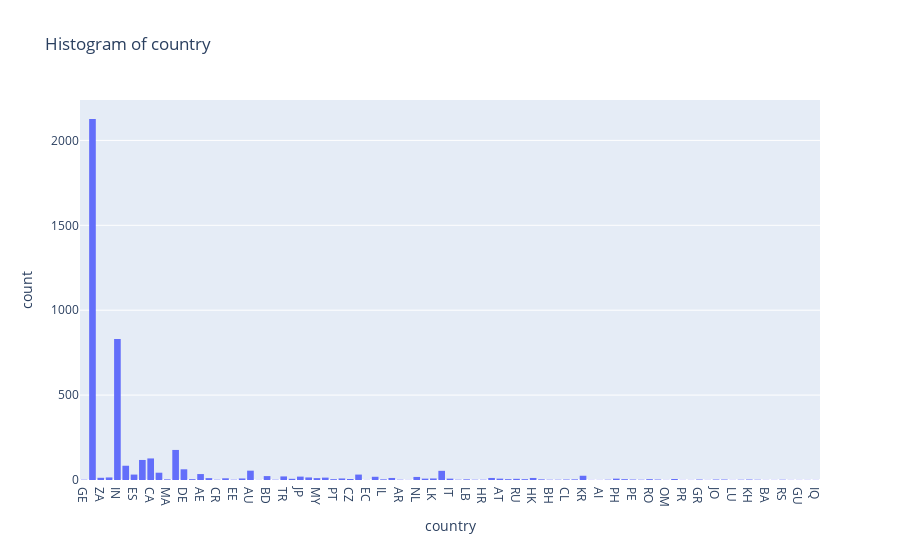
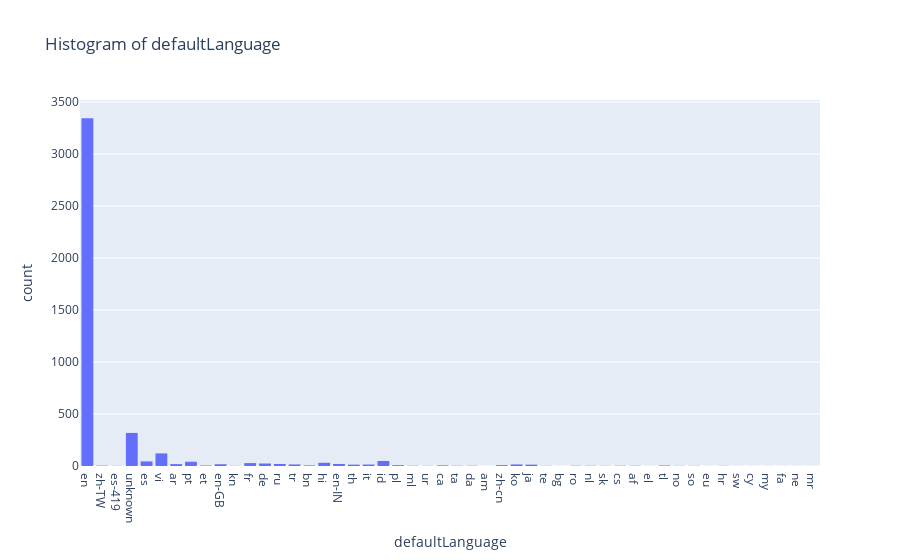
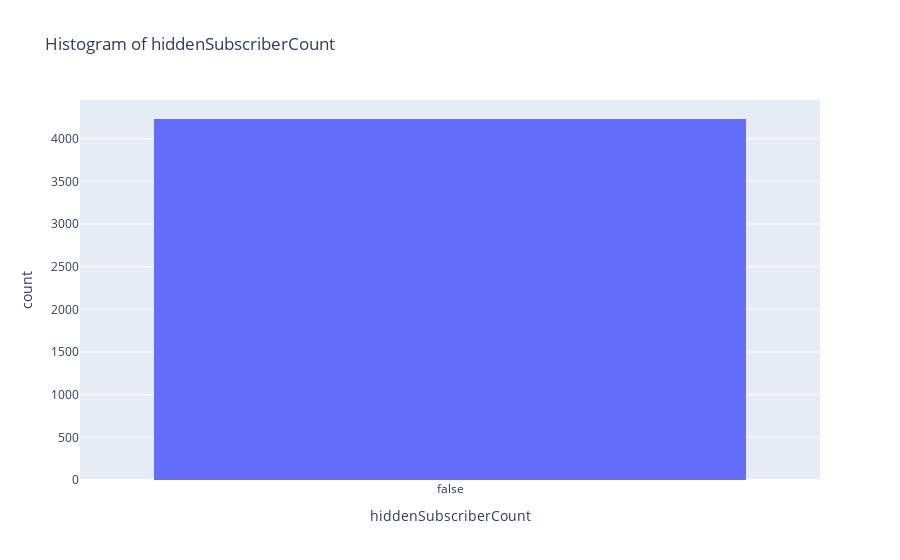

Notebook cell for these charts, in order:
### Code cell
#view histogram of object columns
def plot_histogram(df, column):
    fig = px.histogram(df, x=column, title=f'Histogram of {column}')
    fig.show()

for column in ['country', 'defaultLanguage', 'hiddenSubscriberCount']:
    plot_histogram(df, column)

### Figure 1 — Plotly figure (JSON) as saved in the notebook; plotly's stock layout.template omitted (floating-point values rounded to 4 significant figures; data arrays with more than 128 entries replaced by an {"elided": "..."} marker saying what was removed)
{"data": [{"alignmentgroup": "True", "bingroup": "x", "hovertemplate": "country=%{x}<br>count=%{y}<extra></extra>", "legendgroup": "", "marker": {"color": "#636efa", "pattern": {"shape": ""}}, "name": "", "offsetgroup": "", "orientation": "v", "showlegend": false, "type": "histogram", "x": {"elided": "4230 str values"}, "xaxis": "x", "yaxis": "y"}], "layout": {"barmode": "relative", "legend": {"tracegroupgap": 0}, "title": {"text": "Histogram of country"}, "xaxis": {"anchor": "y", "domain": [0, 1], "title": {"text": "country"}}, "yaxis": {"anchor": "x", "domain": [0, 1], "title": {"text": "count"}}}}

### Figure 2 — Plotly figure (JSON) as saved in the notebook; plotly's stock layout.template omitted (floating-point values rounded to 4 significant figures; data arrays with more than 128 entries replaced by an {"elided": "..."} marker saying what was removed)
{"data": [{"alignmentgroup": "True", "bingroup": "x", "hovertemplate": "defaultLanguage=%{x}<br>count=%{y}<extra></extra>", "legendgroup": "", "marker": {"color": "#636efa", "pattern": {"shape": ""}}, "name": "", "offsetgroup": "", "orientation": "v", "showlegend": false, "type": "histogram", "x": {"elided": "4230 str values"}, "xaxis": "x", "yaxis": "y"}], "layout": {"barmode": "relative", "legend": {"tracegroupgap": 0}, "title": {"text": "Histogram of defaultLanguage"}, "xaxis": {"anchor": "y", "domain": [0, 1], "title": {"text": "defaultLanguage"}}, "yaxis": {"anchor": "x", "domain": [0, 1], "title": {"text": "count"}}}}

### Figure 3 — Plotly figure (JSON) as saved in the notebook; plotly's stock layout.template omitted (floating-point values rounded to 4 significant figures; data arrays with more than 128 entries replaced by an {"elided": "..."} marker saying what was removed)
{"data": [{"alignmentgroup": "True", "bingroup": "x", "hovertemplate": "hiddenSubscriberCount=%{x}<br>count=%{y}<extra></extra>", "legendgroup": "", "marker": {"color": "#636efa", "pattern": {"shape": ""}}, "name": "", "offsetgroup": "", "orientation": "v", "showlegend": false, "type": "histogram", "x": {"elided": "4230 bool values"}, "xaxis": "x", "yaxis": "y"}], "layout": {"barmode": "relative", "legend": {"tracegroupgap": 0}, "title": {"text": "Histogram of hiddenSubscriberCount"}, "xaxis": {"anchor": "y", "domain": [0, 1], "title": {"text": "hiddenSubscriberCount"}}, "yaxis": {"anchor": "x", "domain": [0, 1], "title": {"text": "count"}}}}
